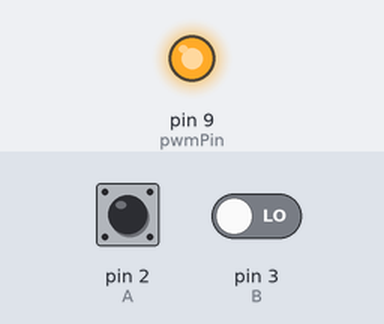
This sketch was run on a simulated Arduino Uno, built with avr-gcc and run on an emulated ATmega328P. Shown: output pins drawn as LEDs (lit = HIGH). The inputs (shaded band) are chosen by the test bench; at power-on: pin 2 (A) HIGH, pin 3 (B) LOW. What the sketch prints to the serial monitor is not drawn.

Above: at 2.5 s.
At 7.5 s:
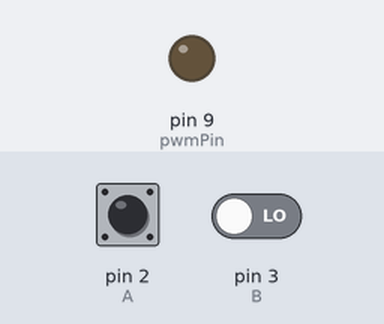
Timing chart, 0 to 13.0 s (numbered marks = the images above):
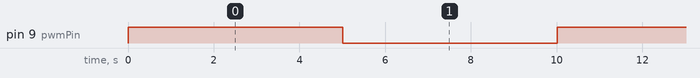

The sketch:

RSA_Lab6_PartC.ino
```cpp
//Randall Elkind, Zooey He Lab 6 Part C
//10.23.19

int A = 2;  //initialize low interrupt pin
int B = 3;  //initialize high interrupt pin
volatile int i = 0; //function counter for position
int pwmPin = 9;  //initialize PWM pin
unsigned long startTime = micros(); //get start time
int startCount = 0; //initialize starting counter


void setup() {
  // put your setup code here, to run once:
  Serial.begin(9600); //set Baud rate

  //declare pins for input channels A, B, and PWM
  pinMode(A, INPUT);
  pinMode(B, INPUT);
  pinMode(pwmPin, OUTPUT);

  //Set interrupts calling functions and to trigger when change is noticed
  attachInterrupt(0, chA, CHANGE);
  attachInterrupt(1, chB, CHANGE);
}

void loop() {
  // put your main code here, to run repeatedly:
 digitalWrite(pwmPin, HIGH);  //set PWM pin to high
 unsigned long bigLoopStart = millis(); //get start time for the current loop
 while (millis() - bigLoopStart < 5000) {  //let the loop run for 5 sec
   unsigned long currentTime = micros();  //get current time
   int currentCount = i;  //set current count equal to counter
   float velocity = (currentCount - startCount) * 1000000/(currentTime - startTime); //velocity equation


   velocity = velocity / 24 * PI;  //convert velocity to rad/s

   Serial.println(velocity);  //print velocity to serial plotter

   //update current and start time for next iteration of the loop
   startTime = currentTime;
   startCount = currentCount;
   //set constant time between velocity updates
   while (micros() - startTime < 20000){}
 }
 digitalWrite(pwmPin, LOW);  //turn pulse low for 5 seconds
 unsigned long lowTime = millis();
 while(millis() - lowTime < 5000)  {}
 startTime = millis();  //update start time for next iteration
}


// function for interrupts to update the counter each time the encoder moves another step
void chA () {
  if (digitalRead(A) != digitalRead(B)) {
    i++;
  }
  else {
    i--;
  }
}

void chB () {
   if (digitalRead(A) == digitalRead(B)) {
    i++;
  }
  else {
    i--;
  }
}
```

Measured:
- by itself, pin 9 (pwmPin): alternates HIGH for 5.0 s and LOW for 5.0 s
